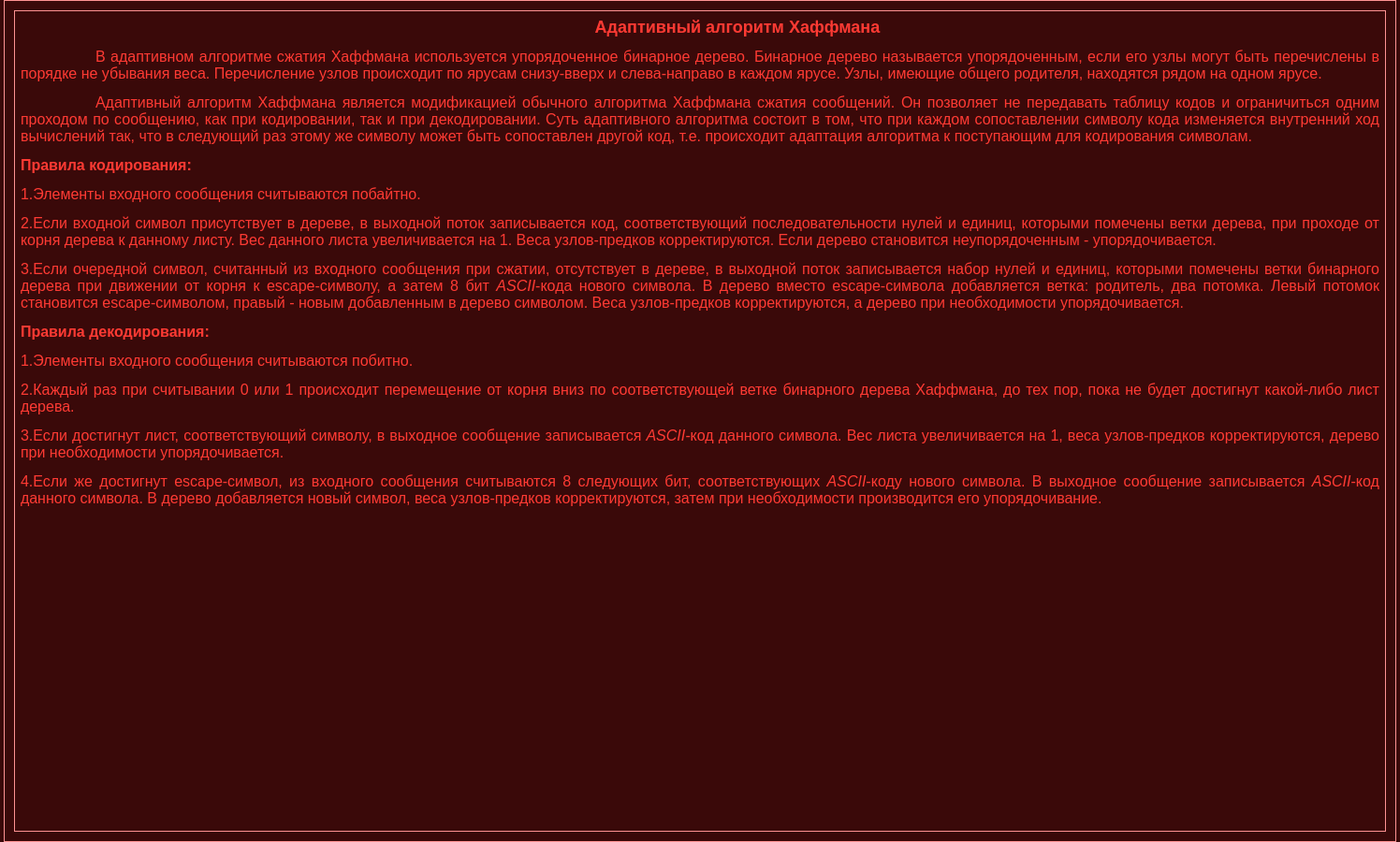
<?xml version="1.0" encoding="UTF-8"?>
<ui version="4.0">
 <class>InfoAboutAlgorithm</class>
 <widget class="QWidget" name="InfoAboutAlgorithm">
  <property name="geometry">
   <rect>
    <x>0</x>
    <y>0</y>
    <width>1496</width>
    <height>900</height>
   </rect>
  </property>
  <property name="minimumSize">
   <size>
    <width>700</width>
    <height>500</height>
   </size>
  </property>
  <property name="maximumSize">
   <size>
    <width>1496</width>
    <height>922</height>
   </size>
  </property>
  <property name="windowTitle">
   <string>Form</string>
  </property>
  <property name="styleSheet">
   <string notr="true">border-color: rgb(255, 20, 20);
border-width : 1.2px;
border-style: ridge;
margin-left: 4px;
margin-right: 4px;
padding:2px;
color: rgb(255, 76, 76);
background-color: rgb(58, 9, 9);
color: rgb(255, 60, 60);
</string>
  </property>
  <layout class="QVBoxLayout" name="verticalLayout">
   <item>
    <widget class="QTextBrowser" name="textBrowser">
     <property name="minimumSize">
      <size>
       <width>600</width>
       <height>400</height>
      </size>
     </property>
     <property name="maximumSize">
      <size>
       <width>1500</width>
       <height>900</height>
      </size>
     </property>
     <property name="styleSheet">
      <string notr="true">color: rgb(255, 58, 51);</string>
     </property>
     <property name="html">
      <string>&lt;!DOCTYPE HTML PUBLIC &quot;-//W3C//DTD HTML 4.0//EN&quot; &quot;http://www.w3.org/TR/REC-html40/strict.dtd&quot;&gt;
&lt;html&gt;&lt;head&gt;&lt;meta name=&quot;qrichtext&quot; content=&quot;1&quot; /&gt;&lt;style type=&quot;text/css&quot;&gt;
p, li { white-space: pre-wrap; }
&lt;/style&gt;&lt;/head&gt;&lt;body style=&quot; font-family:'MS Shell Dlg 2'; font-size:7.8pt; font-weight:400; font-style:normal;&quot;&gt;
&lt;h2 align=&quot;center&quot; style=&quot; margin-top:16px; margin-bottom:12px; margin-left:0px; margin-right:0px; -qt-block-indent:0; text-indent:0px;&quot;&gt;&lt;span style=&quot; font-family:'MS Shell Dlg 2'; font-size:8pt; font-weight:600;&quot;&gt;	&lt;/span&gt;&lt;span style=&quot; font-family:'MS Shell Dlg 2'; font-size:14pt; font-weight:600;&quot;&gt;Адаптивный алгоритм Хаффмана&lt;/span&gt;&lt;/h2&gt;
&lt;p align=&quot;justify&quot; style=&quot; margin-top:12px; margin-bottom:12px; margin-left:0px; margin-right:0px; -qt-block-indent:0; text-indent:0px;&quot;&gt;&lt;span style=&quot; font-family:'MS Shell Dlg 2'; font-size:12pt;&quot;&gt;	В адаптивном алгоритме сжатия Хаффмана используется упорядоченное бинарное дерево. Бинарное дерево называется упорядоченным, если его узлы могут быть перечислены в порядке не убывания веса. Перечисление узлов происходит по ярусам снизу-вверх и слева-направо в каждом ярусе. Узлы, имеющие общего родителя, находятся рядом на одном ярусе. &lt;/span&gt;&lt;/p&gt;
&lt;p align=&quot;justify&quot; style=&quot; margin-top:12px; margin-bottom:12px; margin-left:0px; margin-right:0px; -qt-block-indent:0; text-indent:0px;&quot;&gt;&lt;span style=&quot; font-family:'MS Shell Dlg 2'; font-size:12pt;&quot;&gt;	Адаптивный алгоритм Хаффмана является модификацией обычного алгоритма Хаффмана сжатия сообщений. Он позволяет не передавать таблицу кодов и ограничиться одним проходом по сообщению, как при кодировании, так и при декодировании. Суть адаптивного алгоритма состоит в том, что при каждом сопоставлении символу кода изменяется внутренний ход вычислений так, что в следующий раз этому же символу может быть сопоставлен другой код, т.е. происходит адаптация алгоритма к поступающим для кодирования символам. &lt;/span&gt;&lt;/p&gt;
&lt;p align=&quot;justify&quot; style=&quot; margin-top:12px; margin-bottom:12px; margin-left:0px; margin-right:0px; -qt-block-indent:0; text-indent:0px;&quot;&gt;&lt;span style=&quot; font-family:'MS Shell Dlg 2'; font-size:12pt; font-weight:600;&quot;&gt;Правила кодирования: &lt;/span&gt;&lt;/p&gt;
&lt;p align=&quot;justify&quot; style=&quot; margin-top:12px; margin-bottom:12px; margin-left:0px; margin-right:0px; -qt-block-indent:0; text-indent:0px;&quot;&gt;&lt;span style=&quot; font-family:'MS Shell Dlg 2'; font-size:12pt;&quot;&gt;1.Элементы входного сообщения считываются побайтно. &lt;/span&gt;&lt;/p&gt;
&lt;p align=&quot;justify&quot; style=&quot; margin-top:12px; margin-bottom:12px; margin-left:0px; margin-right:0px; -qt-block-indent:0; text-indent:0px;&quot;&gt;&lt;span style=&quot; font-family:'MS Shell Dlg 2'; font-size:12pt;&quot;&gt;2.Если входной символ присутствует в дереве, в выходной поток записывается код, соответствующий последовательности нулей и единиц, которыми помечены ветки дерева, при проходе от корня дерева к данному листу. Вес данного листа увеличивается на 1. Веса узлов-предков корректируются. Если дерево становится неупорядоченным - упорядочивается. &lt;/span&gt;&lt;/p&gt;
&lt;p align=&quot;justify&quot; style=&quot; margin-top:12px; margin-bottom:12px; margin-left:0px; margin-right:0px; -qt-block-indent:0; text-indent:0px;&quot;&gt;&lt;span style=&quot; font-family:'MS Shell Dlg 2'; font-size:12pt;&quot;&gt;3.Если очередной символ, считанный из входного сообщения при сжатии, отсутствует в дереве, в выходной поток записывается набор нулей и единиц, которыми помечены ветки бинарного дерева при движении от корня к escape-символу, а затем 8 бит &lt;/span&gt;&lt;span style=&quot; font-family:'MS Shell Dlg 2'; font-size:12pt; font-style:italic;&quot;&gt;ASCII&lt;/span&gt;&lt;span style=&quot; font-family:'MS Shell Dlg 2'; font-size:12pt;&quot;&gt;-кода нового символа. В дерево вместо escape-символа добавляется ветка: родитель, два потомка. Левый потомок становится escape-символом, правый - новым добавленным в дерево символом. Веса узлов-предков корректируются, а дерево при необходимости упорядочивается. &lt;/span&gt;&lt;/p&gt;
&lt;p align=&quot;justify&quot; style=&quot; margin-top:12px; margin-bottom:12px; margin-left:0px; margin-right:0px; -qt-block-indent:0; text-indent:0px;&quot;&gt;&lt;span style=&quot; font-family:'MS Shell Dlg 2'; font-size:12pt; font-weight:600;&quot;&gt;Правила декодирования:&lt;/span&gt;&lt;/p&gt;
&lt;p align=&quot;justify&quot; style=&quot; margin-top:12px; margin-bottom:12px; margin-left:0px; margin-right:0px; -qt-block-indent:0; text-indent:0px;&quot;&gt;&lt;span style=&quot; font-family:'MS Shell Dlg 2'; font-size:12pt;&quot;&gt;1.Элементы входного сообщения считываются побитно. &lt;/span&gt;&lt;/p&gt;
&lt;p align=&quot;justify&quot; style=&quot; margin-top:12px; margin-bottom:12px; margin-left:0px; margin-right:0px; -qt-block-indent:0; text-indent:0px;&quot;&gt;&lt;span style=&quot; font-family:'MS Shell Dlg 2'; font-size:12pt;&quot;&gt;2.Каждый раз при считывании 0 или 1 происходит перемещение от корня вниз по соответствующей ветке бинарного дерева Хаффмана, до тех пор, пока не будет достигнут какой-либо лист дерева.&lt;/span&gt;&lt;/p&gt;
&lt;p align=&quot;justify&quot; style=&quot; margin-top:12px; margin-bottom:12px; margin-left:0px; margin-right:0px; -qt-block-indent:0; text-indent:0px;&quot;&gt;&lt;span style=&quot; font-family:'MS Shell Dlg 2'; font-size:12pt;&quot;&gt;3.Если достигнут лист, соответствующий символу, в выходное сообщение записывается &lt;/span&gt;&lt;span style=&quot; font-family:'MS Shell Dlg 2'; font-size:12pt; font-style:italic;&quot;&gt;ASCII-&lt;/span&gt;&lt;span style=&quot; font-family:'MS Shell Dlg 2'; font-size:12pt;&quot;&gt;код данного символа. Вес листа увеличивается на 1, веса узлов-предков корректируются, дерево при необходимости упорядочивается. &lt;/span&gt;&lt;/p&gt;
&lt;p align=&quot;justify&quot; style=&quot; margin-top:12px; margin-bottom:12px; margin-left:0px; margin-right:0px; -qt-block-indent:0; text-indent:0px;&quot;&gt;&lt;span style=&quot; font-family:'MS Shell Dlg 2'; font-size:12pt;&quot;&gt;4.Если же достигнут escape-символ, из входного сообщения считываются 8 следующих бит, соответствующих &lt;/span&gt;&lt;span style=&quot; font-family:'MS Shell Dlg 2'; font-size:12pt; font-style:italic;&quot;&gt;ASCII&lt;/span&gt;&lt;span style=&quot; font-family:'MS Shell Dlg 2'; font-size:12pt;&quot;&gt;-коду нового символа. В выходное сообщение записывается &lt;/span&gt;&lt;span style=&quot; font-family:'MS Shell Dlg 2'; font-size:12pt; font-style:italic;&quot;&gt;ASCII&lt;/span&gt;&lt;span style=&quot; font-family:'MS Shell Dlg 2'; font-size:12pt;&quot;&gt;-код данного символа. В дерево добавляется новый символ, веса узлов-предков корректируются, затем при необходимости производится его упорядочивание.&lt;/span&gt;&lt;/p&gt;&lt;/body&gt;&lt;/html&gt;</string>
     </property>
    </widget>
   </item>
  </layout>
 </widget>
 <resources/>
 <connections/>
</ui>
